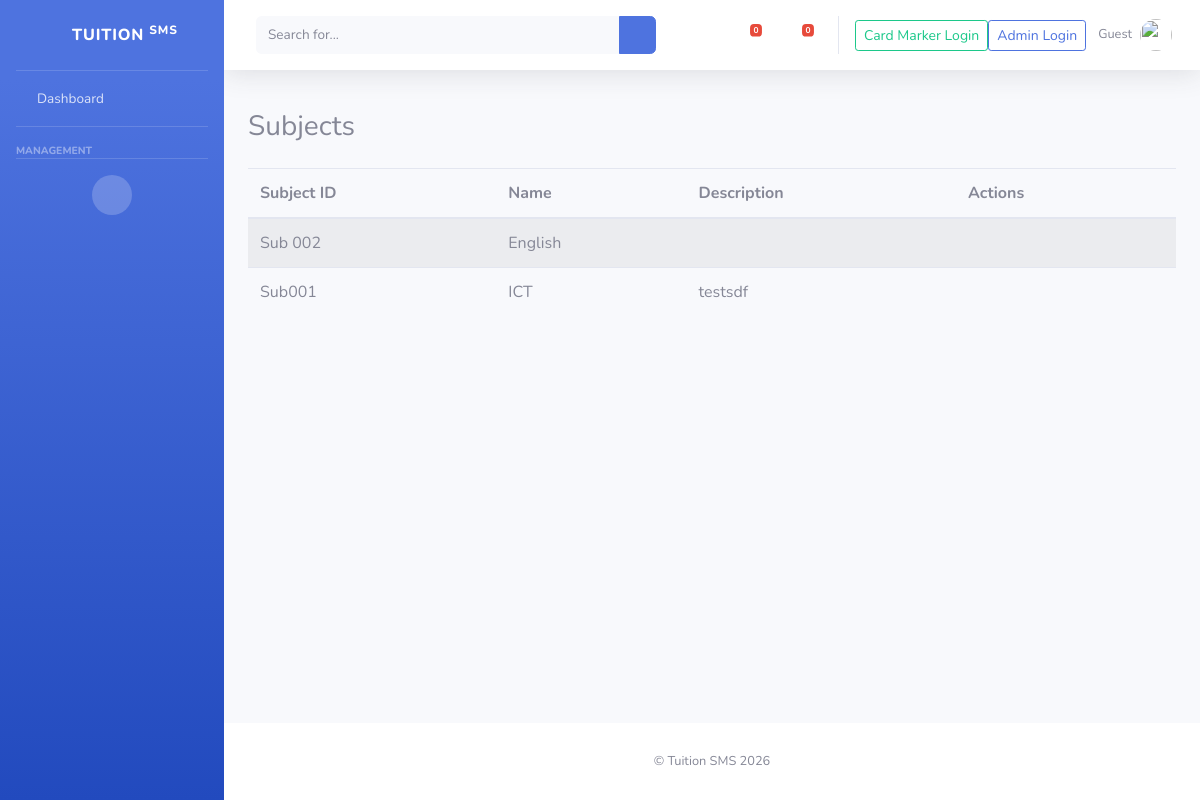
/subjects/, run on the app's committed database.
### academic_core/models.py (models this page shows, shortened)
class Subject(models.Model):
    subject_id = models.CharField(max_length=40, unique=True)
    name = models.CharField(max_length=200)
    description = models.TextField(blank=True)
    class Meta:
        ordering = ['subject_id']

### academic_core/templates_views.py (the view)
# urls.py: path('subjects/', tv.SubjectListView.as_view(), name='subject_list'),
class SubjectListView(ListView):
    model = Subject
    template_name = 'academic_core/subject_list.html'
    context_object_name = 'subjects'
    queryset = Subject.objects.all().order_by('subject_id')

### academic_core/templates/academic_core/subject_list.html (shortened to what this page needs)
{% extends 'academic_core/base.html' %}
{% block content %}
<div class="d-flex justify-content-between align-items-center mb-3">
  <h3>Subjects</h3>
</div>
<table class="table table-striped">
  <thead>
    <tr>
      <th>Subject ID</th>
      <th>Name</th>
      <th>Description</th>
      <th style="width:220px">Actions</th>
    </tr>
  </thead>
  <tbody>
    {% for s in subjects %}
    <tr>
      <td>{{ s.subject_id }}</td>
      <td>{{ s.name }}</td>
      <td>{{ s.description|truncatechars:80 }}</td>
      <td>
      </td>
    </tr>
    {% empty %}
    <tr><td colspan="4">No subjects yet.</td></tr>
    {% endfor %}
  </tbody>
</table>
{% endblock %}

### data on the page
Subject: subject_id "Sub 002", name "English"
Subject: subject_id "Sub001", name "ICT", description "testsdf"

### other printed values
{{ alerts_count|default:"0" }} "0"
{{ messages_count|default:"0" }} "0"
